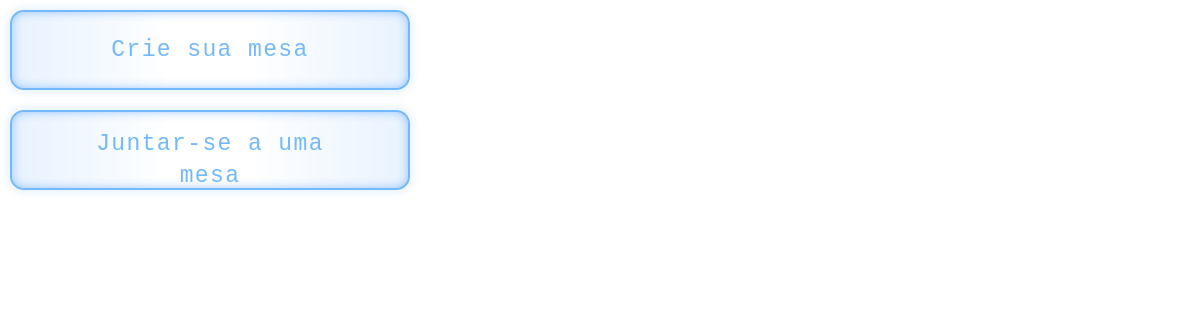
Page /App/Pages/usersTable.php (signed in) on the earlier database version.
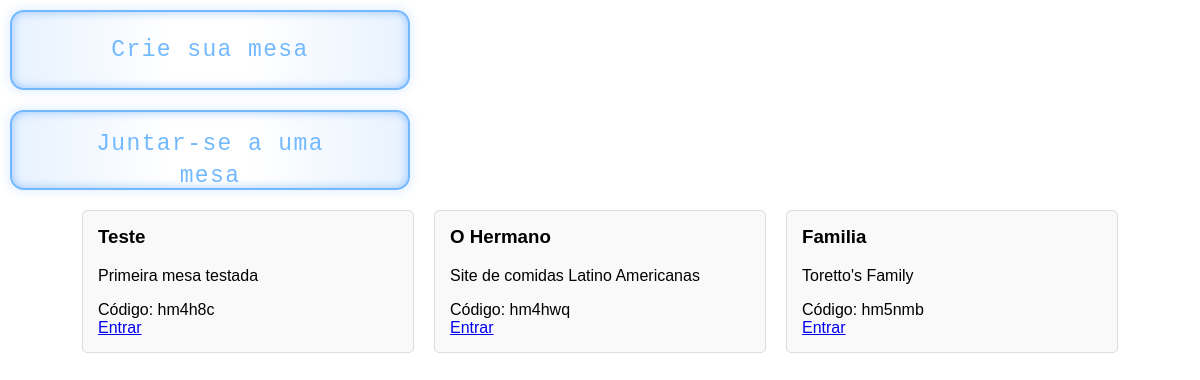
Same page on the later database version.
### tables this page shows
CREATE TABLE `tables` (
  `idTable` int(11) NOT NULL,
  `nameTable` varchar(100) DEFAULT NULL,
  `descriptionTable` varchar(255) DEFAULT NULL,
  `passwordTable` varchar(255) DEFAULT NULL,
  `codeTable` varchar(6) DEFAULT NULL,
  `idAdmin` int(11) NOT NULL
);

### App/Model/user.php (called while the page is built, shortened)
<?php
class User{
  private $idUser, $usernameUser, $emailUser, $passwordUser;
  public function getIdU(){
    return $this->idUser;
  }
}
?>

### App/Model/conn.php (called while the page is built, shortened)
<?php
class Conn {
  private static $instance;
  public static function getConn() {
    if (!isset(self::$instance)):
      self::$instance = new \PDO('mysql:host=' . MYSQL_HOST . ';dbname=' . MYSQL_DB_NAME . ';charset=' . MYSQL_CHARSET, MYSQL_USER, MYSQL_PASSWORD);
      self::$instance->setAttribute(\PDO::ATTR_ERRMODE, \PDO::ERRMODE_EXCEPTION);
    endif;
    return self::$instance;
  }
}
?>

### App/Model/tablesDao.php (called while the page is built, shortened)
<?php
class TablesDao
{
    public function getTablesByUserId($idUser){
        $sql = 'SELECT t.* FROM tables t
                LEFT JOIN members m ON t.idTable = m.idTable
                WHERE m.idUser = :idUser OR t.idAdmin = :idUser';
        $stmt = Conn::getConn()->prepare($sql);
        $stmt->bindValue(':idUser', $idUser, \PDO::PARAM_INT);
        $stmt->execute();
        if ($stmt->rowCount() > 0) {
            $result = $stmt->fetchAll(\PDO::FETCH_ASSOC);
            return $result;
        } else {
            return [];
        }
    }
}

### App/Pages/usersTable.php (the view, shortened to what this page needs)
<?php
require_once '../Model/conn.php';
require_once '../Model/tablesDao.php';
require_once '../Model/user.php';
if (isset($_SESSION['idUser'])) {
  $tableDao = new \App\Model\TablesDao();
  $participatingTables = $tableDao->getTablesByUserId($_SESSION['idUser']->getIdU());
}
?>
<!DOCTYPE html>
<html lang="en">
<head>
  <link rel="stylesheet" href="../../css/usersTable.css">
</head>
<body>
  <main class="main-content">
    <div class="content-button-left">
      <button id="openModalBtn" class="button"> Crie sua mesa</button>
    </div>
    <div class="content-button-right">
      <button id="openJoinModalBtn" class="button"> Juntar-se a uma mesa</button>
    </div>
  </main>
  <section class="cards-section">
    <?php foreach ($participatingTables as $table): ?>
      <div class="card">
        <h3>
          <?= $table['nameTable'] ?>
        </h3>
        <p>
          <?= $table['descriptionTable'] ?>
        </p>
        <p>Código:
          <?= $table['codeTable'] ?>
        </p>
        <a href="insideTable.php?idTable=<?= $table['idTable'] ?>" class="enter-button">Entrar</a>
      </div>
    <?php endforeach; ?>
  </section>
</body>
</html>

### css/usersTable.css (style rules this page uses)
body { font-family: 'Arial', sans-serif; margin: 0; padding: 0; }
.button { background-color: #4CAF50; color: white; padding: 10px 20px; font-size: 16px; margin: 10px; cursor: pointer; border: none; border-radius: 5px; }
.cards-section { display: flex; flex-wrap: wrap; justify-content: center; }
.card { width: 300px; margin: 10px; padding: 15px; border: 1px solid #ddd; border-radius: 5px; background-color: #f9f9f9; }
.card h3 { margin-top: 0; }
.card p { margin-bottom: 0; }
.button { --green: #73B9FF; font-size: 23px; padding: 0.7em 2.7em; letter-spacing: 0.06em; position: relative; font-family: 'Inconsolata', monospace; border-radius: 0.6em; overflow: hidden; transition: all 0.3s; line-height: 1.4em; border: 2px solid var(--green); background: linear-gradient(to right, rgba(27, 132, 253, 0.1) 1%, transparent 40%,transparent 60% , rgba(27, 132, 253, 0.1) 100%); color: var(--green); box-shadow: inset 0 0 10px rgba(27, 125, 253, 0.4), 0 0 9px 3px rgba(27, 132, 253, 0.1); cursor: pointer; width: 25rem; height: 5rem; }
.button:before { content: ""; position: absolute; left: -4em; width: 4em; height: 100%; top: 0; transition: transform .4s ease-in-out; background: linear-gradient(to right, transparent 1%, rgba(27, 170, 253, 0.1) 40%,rgba(27, 181, 253, 0.1) 60% , transparent 100%); }

Differences in the rows shown:
added tables: nameTable "Teste", descriptionTable "Primeira mesa testada", codeTable "hm4h8c"
added tables: nameTable "O Hermano", descriptionTable "Site de comidas Latino Americanas", codeTable "hm4hwq"
added tables: nameTable "Familia", descriptionTable "Toretto's Family", codeTable "hm5nmb"
